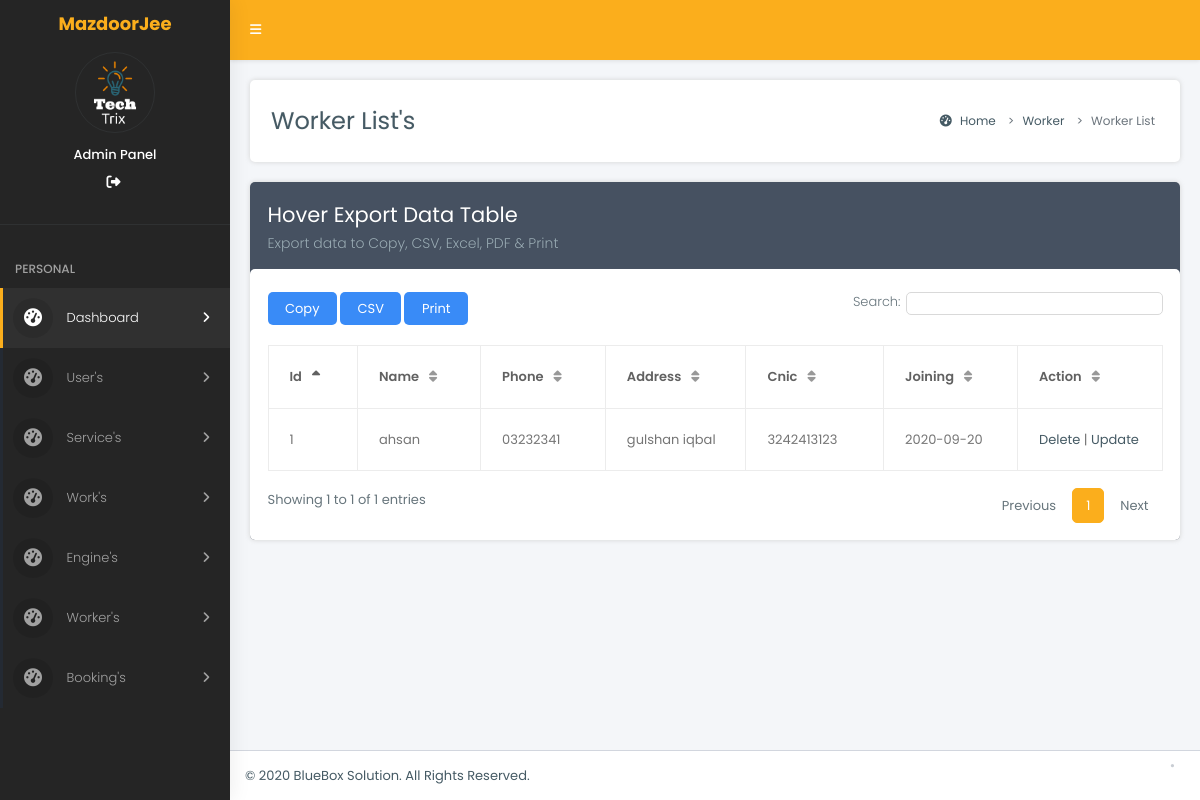
The page /Connect-Essential/admin_panel/worker_list.php (signed in) on the database its author committed.
### tables this page shows
CREATE TABLE `tbl_worker` (
  `worker_id` int(11) NOT NULL,
  `worker_name` text NOT NULL,
  `worker_phone` text NOT NULL,
  `worker_address` text NOT NULL,
  `worker_cnic` text NOT NULL,
  `worker_join_date` date NOT NULL
);

### Connect-Essential/admin_panel/worker_list.php (the view, shortened to what this page needs)
<?php
include("header.php");
?>
  <div class="content-wrapper">
    <section class="content-header">
      <h1>
        Worker List's
      </h1>
      <ol class="breadcrumb">
        <li class="breadcrumb-item"><a href="#"><i class="fa fa-dashboard"></i> Home</a></li>
        <li class="breadcrumb-item"><a href="#">Worker</a></li>
        <li class="breadcrumb-item active">Worker List</li>
      </ol>
    </section>
    <section class="content">
      <div class="row">
        <div class="col-12">
          <div class="box box-solid bg-dark">
            <div class="box-header with-border">
              <h3 class="box-title">Hover Export Data Table</h3>
              <h6 class="box-subtitle">Export data to Copy, CSV, Excel, PDF & Print</h6>
            </div>
            <div class="box-body">
				<div class="table-responsive">
				  <table id="example" class="table table-bordered table-hover display nowrap margin-top-10 w-p100">
					<thead>
						<tr>
							<th>Id</th>
              <th>Name</th>
               <th>Phone</th>
                <th>Address</th>
                 <th>Cnic</th>
                  <th>Joining</th>
						<th>Action</th>
						</tr>
					</thead>
					<tbody>
<?php
$feth_user="select * from tbl_worker ";
$run_us=mysqli_query($con,$feth_user);
while($rows=mysqli_fetch_array($run_us))
{
$worker_id2=$rows['worker_id'];
$worker_name2=$rows['worker_name'];
$worker_phone2=$rows['worker_phone'];
$worker_address2=$rows['worker_address'];
$worker_cnic2=$rows['worker_cnic'];
$worker_join_date=$rows['worker_join_date'];
echo "
							<td>$worker_id2</td>
							<td>$worker_name2</td>
              <td>$worker_phone2</td>
              <td>$worker_address2</td>
              <td>$worker_cnic2</td>
              <td>$worker_join_date</td>
       <td>
       <a href='?iids=$worker_id2'>Delete</a>
|
 <a href='?iid=$worker_id2'>Update </a>
							</td>
						</tr>
";
}
?>
					</tbody>
				</table>
				</div>
            </div>
          </div>
        </div>
      </div>
    </section>
  </div>
  <?php include("footer.php");?>

### Connect-Essential/admin_panel/css/skins/_all-skins.css (style rules this page uses)
.skin-yellow .content-header { background: #ffffff; -webkit-box-shadow: 1px 0 5px rgba(0, 0, 0, 0.1); box-shadow: 1px 0 5px rgba(0, 0, 0, 0.1); }
.skin-yellow .content { background: #f4f6f9; }

### rows shown on the page
tbl_worker: worker_id "1", worker_name "ahsan", worker_phone "03232341", worker_address "gulshan iqbal", worker_cnic "3242413123", worker_join_date "2020-09-20"
